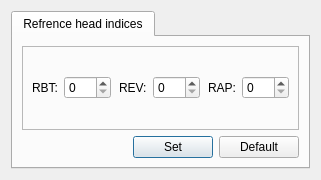
<?xml version="1.0" encoding="UTF-8"?>
<ui version="4.0">
 <class>Dialog</class>
 <widget class="QDialog" name="Dialog">
  <property name="geometry">
   <rect>
    <x>0</x>
    <y>0</y>
    <width>321</width>
    <height>180</height>
   </rect>
  </property>
  <property name="windowTitle">
   <string>Dialog</string>
  </property>
  <layout class="QGridLayout" name="gridLayout">
   <item row="0" column="0">
    <widget class="QTabWidget" name="RefHeadtabWidget">
     <property name="currentIndex">
      <number>0</number>
     </property>
     <widget class="QWidget" name="tab">
      <attribute name="title">
       <string>Refrence head indices</string>
      </attribute>
      <layout class="QVBoxLayout" name="verticalLayout">
       <item>
        <widget class="QFrame" name="frame">
         <property name="sizePolicy">
          <sizepolicy hsizetype="Preferred" vsizetype="Expanding">
           <horstretch>0</horstretch>
           <verstretch>0</verstretch>
          </sizepolicy>
         </property>
         <property name="frameShape">
          <enum>QFrame::StyledPanel</enum>
         </property>
         <property name="frameShadow">
          <enum>QFrame::Raised</enum>
         </property>
         <layout class="QGridLayout" name="gridLayout_2">
          <item row="1" column="7">
           <widget class="QLabel" name="label_2">
            <property name="text">
             <string>RAP:</string>
            </property>
           </widget>
          </item>
          <item row="1" column="0">
           <widget class="QLabel" name="label">
            <property name="text">
             <string>RBT:</string>
            </property>
           </widget>
          </item>
          <item row="1" column="5">
           <widget class="QSpinBox" name="REVspinBox">
            <property name="maximum">
             <number>200</number>
            </property>
           </widget>
          </item>
          <item row="1" column="1">
           <widget class="QSpinBox" name="RBTspinBox">
            <property name="maximum">
             <number>200</number>
            </property>
           </widget>
          </item>
          <item row="1" column="3">
           <spacer name="horizontalSpacer_3">
            <property name="orientation">
             <enum>Qt::Horizontal</enum>
            </property>
            <property name="sizeHint" stdset="0">
             <size>
              <width>40</width>
              <height>20</height>
             </size>
            </property>
           </spacer>
          </item>
          <item row="1" column="4">
           <widget class="QLabel" name="label_4">
            <property name="text">
             <string>REV:</string>
            </property>
           </widget>
          </item>
          <item row="1" column="6">
           <spacer name="horizontalSpacer_2">
            <property name="orientation">
             <enum>Qt::Horizontal</enum>
            </property>
            <property name="sizeHint" stdset="0">
             <size>
              <width>40</width>
              <height>20</height>
             </size>
            </property>
           </spacer>
          </item>
          <item row="1" column="8">
           <widget class="QSpinBox" name="RAPspinBox">
            <property name="maximum">
             <number>200</number>
            </property>
           </widget>
          </item>
         </layout>
        </widget>
       </item>
       <item>
        <layout class="QHBoxLayout" name="horizontalLayout_2">
         <item>
          <spacer name="horizontalSpacer">
           <property name="orientation">
            <enum>Qt::Horizontal</enum>
           </property>
           <property name="sizeHint" stdset="0">
            <size>
             <width>40</width>
             <height>20</height>
            </size>
           </property>
          </spacer>
         </item>
         <item>
          <widget class="QPushButton" name="SetButton">
           <property name="text">
            <string>Set</string>
           </property>
          </widget>
         </item>
         <item>
          <widget class="QPushButton" name="DefaultButton">
           <property name="text">
            <string>Default</string>
           </property>
          </widget>
         </item>
        </layout>
       </item>
      </layout>
     </widget>
    </widget>
   </item>
  </layout>
 </widget>
 <resources/>
 <connections/>
</ui>
